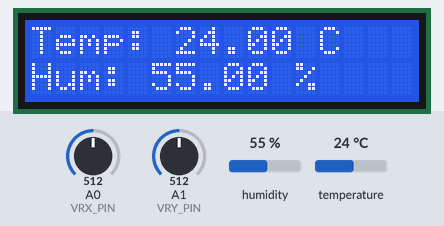
Recording of a sketch running on a simulated Arduino Uno, built with avr-gcc and run on an emulated ATmega328P. Shown: 16×2 character LCD. The test bench sets the inputs (shaded band); at power-on: humidity 55 %, temperature 24 °C, A0 (VRX_PIN) = 512, A1 (VRY_PIN) = 512. What the sketch prints to the serial monitor is not drawn.

Above: at 1.2 s.
1.3 s: humidity set to 22 %
At 3.4 s:
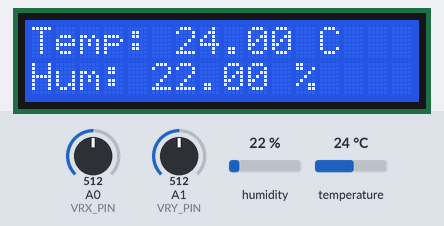
3.7 s: temperature set to 12 °C
At 5.4 s:
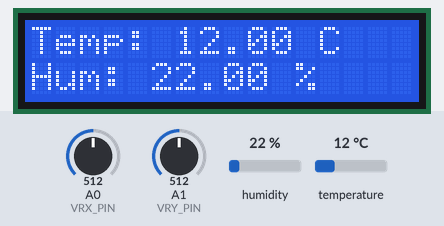
5.7 s: humidity set to 40 %
At 7.5 s:
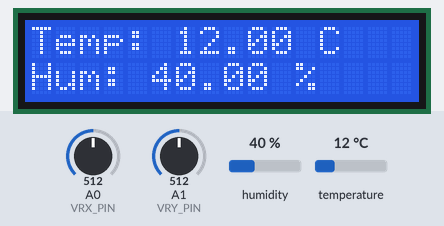
7.8 s: temperature set to 19 °C
At 8.7 s:
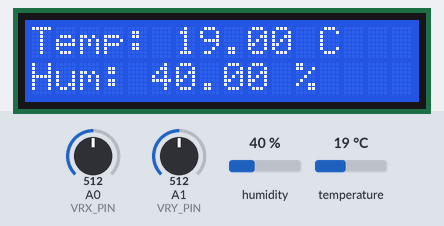
Timing chart, 0 to 10.8 s (numbered marks = the images above; inputs shaded):
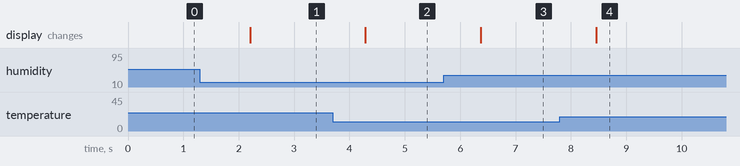

Measured:
- after the input at 1.3 s, the display: changes after 0.90 s (image 1)
- after the input at 3.7 s, the display: changes after 0.59 s (image 2)
- after the input at 5.7 s, the display: changes after 0.67 s (image 3)
- after the input at 7.8 s, the display: changes after 0.65 s (image 4)

The sketch:

sketch_oct18a.ino
```cpp
#include <LiquidCrystal_I2C.h>
#include "DHT.h"

#define DHTPIN 12
#define DHTTYPE DHT11
#define VRX_PIN A0
#define VRY_PIN A1
#define VOLTAGE_REFERENCE 5.0
#define ADC_RESOLUTION 1023.0

int xValue = 0;
int yValue = 0;
int lastXValue = 0;
int lastYValue = 0;

LiquidCrystal_I2C lcd(0x27, 16, 2);
DHT dht(DHTPIN, DHTTYPE);

void setup() {
  lcd.init();
  lcd.clear();
  lcd.backlight();
  Serial.begin(9600);
  dht.begin();
}

float ADCtoVoltage(int adcValue) {
  return (adcValue / ADC_RESOLUTION) * VOLTAGE_REFERENCE;
}

int filterSaltAndPepper(int currentValue, int lastValue) {
  if (abs(currentValue - lastValue) > 100) {
    return lastValue;
  }
  return currentValue;
}

void loop() {
  lcd.clear();
  lcd.setCursor(0, 0);
  lcd.print("Temp: " + String(dht.readTemperature()) + " C");
  lcd.setCursor(0, 1);
  lcd.print("Hum: " + String(dht.readHumidity()) + " %");

  int rawXValue = analogRead(VRX_PIN);
  int rawYValue = analogRead(VRY_PIN);

  xValue = filterSaltAndPepper(rawXValue, lastXValue);
  yValue = filterSaltAndPepper(rawYValue, lastYValue);

  float xVoltage = ADCtoVoltage(xValue);
  float yVoltage = ADCtoVoltage(yValue);

  float xPercentage = (xValue / ADC_RESOLUTION) * 100;
  float yPercentage = (yValue / ADC_RESOLUTION) * 100;

  Serial.print("x = ");
  Serial.print(xValue);
  Serial.print(" (");
  Serial.print(xVoltage);
  Serial.print("V, ");
  Serial.print(xPercentage);
  Serial.println("%)");

  Serial.print("y = ");
  Serial.print(yValue);
  Serial.print(" (");
  Serial.print(yVoltage);
  Serial.print("V, ");
  Serial.print(yPercentage);
  Serial.println("%)");

  lastXValue = xValue;
  lastYValue = yValue;

  delay(1000);
}
```
